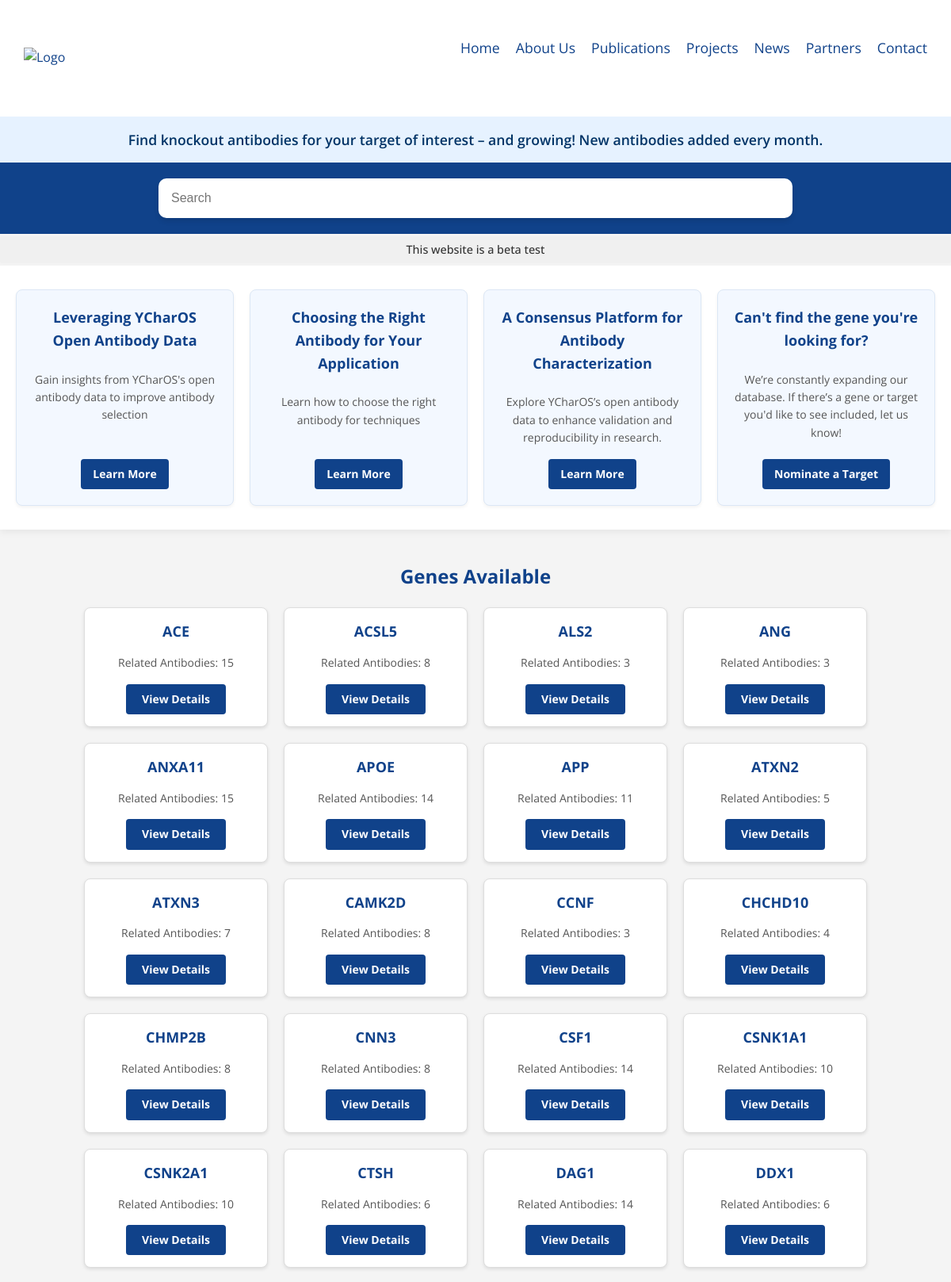
The page / (upper part) on the database its author committed.
### core/models.py (models this page shows, shortened)
class Gene(models.Model):
    name = models.CharField(max_length=100, unique=True)
    citation = models.TextField(blank=True, null=True)
    wb_image = models.ImageField(upload_to="gene_experiments/", null=True, blank=True)  # Western Blot
    ip_image = models.ImageField(upload_to="gene_experiments/", null=True, blank=True)  # IP
    icc_if_image = models.ImageField(upload_to="gene_experiments/", null=True, blank=True)  # ICC-IF
    fc_image = models.ImageField(upload_to="gene_experiments/", null=True, blank=True)  # FC
    f1000_report_link = models.URLField(blank=True, null=True)  # Add field for F1000 report link

### core/views.py (the view)
# urls.py: 2. Add a URL to urlpatterns:  path('', views.home, name='home')
def home(request):
    query = request.GET.get('search', '').strip()  # Retrieve the search query from the URL
    genes = Gene.objects.all().order_by('name')
    if query:
        genes = genes.filter(name__icontains=query).order_by('name')  # Case-insensitive partial match, ordered alphabetically
    no_results = not genes.exists() and bool(query)  # True if query exists but no genes match
    return render(request, "core/home.html", {
        "genes": genes,
        "search_query": query,  # Pass the query to pre-fill the search bar
        "no_results": no_results,  # Whether or not there are results for the query
    })

### core/templates/core/home.html (shortened to what this page needs)
<!DOCTYPE html>
<html lang="en">
<head>
    {% load static %}
    <link rel="stylesheet" href="{% static 'core/styles.css' %}">
</head>
<body class="home-page">
    <header class="header">
        <div class="logo">
            <a href="{% url 'home' %}">
                <img src="{% static 'core/logo.png' %}" alt="Logo" class="logo-img">
            </a>
        </div>
        <nav>
            <ul class="menu">
                <li><a href="{% url 'home' %}">Home</a></li>
                <li><a href="{% url 'about' %}">About Us</a></li>
                <li><a href="{% url 'publications' %}">Publications</a></li>
                <li><a href="{% url 'projects' %}">Projects</a></li>
                <li><a href="{% url 'news' %}">News</a></li>
                <li><a href="{% url 'partners' %}">Partners</a></li>
                <li><a href="{% url 'contact' %}" class="active">Contact</a></li>
            </ul>
        </nav>
    </header>
<div class="site-purpose-banner" style="background-color: #e6f2ff; padding: 15px; text-align: center; font-size: 1.1rem; font-weight: 600; color: #003366;">
     Find knockout antibodies for your target of interest – and growing! New antibodies added every month.
</div>
    <div class="search-bar-wrapper" style="position: relative;">
        <form method="get" class="search-container">
            <input
                class="search-bar"
                type="text"
                placeholder="Search"
                name="search"
                value="{{ search_query|default:'' }}"
            >
        </form>
    </div>
    <div class="beta-test-notice" style="padding: 10px 0; font-size: 0.9rem; margin-top: 3px; margin-bottom: 3px; line-height: 1;">
        This website is a beta test
    </div>
    <section class="educational-section">
<div class="edu-box">
        <h3>Leveraging YCharOS Open Antibody Data</h3>
        <p>Gain insights from YCharOS's open antibody data to improve antibody selection</p>
        <a href="https://f1000research.com/articles/12-1344" class="learn-more-button" target="_blank" rel="noopener noreferrer">Learn More</a>
     </div>
          <div class="edu-box">
        <h3>Choosing the Right Antibody for Your Application</h3>
        <p>Learn how to choose the right antibody for techniques </p>
        <a href="{% url 'resources' %}" class="learn-more-button">Learn More</a>
     </div>
     <div class="edu-box">
        <h3>A Consensus Platform for Antibody Characterization</h3>
        <p>Explore YCharOS’s open antibody data to enhance validation and reproducibility in research.</p>
        <a href="https://www.nature.com/articles/s41596-024-01095-8.epdf?sharing_token=IXXRzz7RxXpFU_UVogq6sdRgN0jAjWel9jnR3ZoTv0NSYM8h6b2wKJRmPiy1somliPIeES3xGSkoZ4ZMCeKloxqiNQkig-6xoPoUrVqkPkvetkWJe8z4Ndrr6QK7KaLT1yRgjR_QwxUQvDHeB1MF4ikyApv-qlNcjgM46HezpHo%3D" class="learn-more-button" target="_blank" rel="noopener noreferrer">Learn More</a>
     </div>
     <div class="edu-box">
        <h3>Can't find the gene you're looking for?</h3>
        <p>We’re constantly expanding our database. If there’s a gene or target you'd like to see included, let us know!</p>
        <a href="{% url 'contact' %}" class="learn-more-button">Nominate a Target</a>
    </div>
    </section>
<section class="gene-list">
    <h2>Genes Available</h2>
    <div class="gene-list-container">
        {% for gene in genes %}
        <div class="gene-box" data-name="{{ gene.name }}" data-gene-id="{{ gene.id }}">
            <h3>{{ gene.name }}</h3>
            <p>Related Antibodies: {{ gene.antibodies.count }}</p>
            <a href="{% url 'antibody_table' gene.id %}" class="details-button">View Details</a>
        </div>
        {% endfor %}
    </div>
</section>
</body>
</html>

### core/static/core/styles.css (style rules this page uses)
:root { --main-blue: #10428a; --font-primary: 'Open Sans', sans-serif; --heading-color: var(--main-blue); --background-color: #f4f4f4; --section-padding: 60px; }
html, body { overflow-x: hidden; }
body { font-family: var(--font-primary); margin: 0; padding: 0; background-color: var(--background-color); color: #333; line-height: 1.6; }
h1, h2, h3, h4, h5, h6 { font-family: var(--font-primary); color: var(--heading-color); margin-top: 0; font-weight: bold; text-align: center; }
p, li { font-family: var(--font-primary); color: #333; font-size: 1.1rem; margin-bottom: 1.5em; line-height: 1.6; }
a { color: var(--main-blue); text-decoration: none; }
.header { background-color: white; padding: 30px; display: flex; justify-content: space-between; align-items: center; margin-bottom: 0; }
.header .logo { display: flex; align-items: center; }
.header .logo-img { max-width: 150px; }
nav ul { list-style-type: none; display: flex; gap: 20px; }
nav ul li a { color: var(--main-blue); text-decoration: none; font-weight: normal; }
.cta-button, .learn-more-button { background-color: var(--main-blue); color: white; padding: 10px 30px; border-radius: 5px; text-decoration: none; transition: background-color 0.3s ease; font-weight: 500; }
.learn-more-button { display: inline-block; margin-top: auto; padding: 8px 16px; background-color: var(--main-blue); color: white; border-radius: 5px; text-decoration: none; font-weight: bold; transition: background-color 0.3s ease; }
html, body { height: 100%; margin: 0; }
.search-bar-wrapper { width: 100%; background-color: var(--main-blue); padding: 20px 0; display: flex; justify-content: center; }
.search-container { width: 70%; max-width: 800px; display: flex; align-items: center; background-color: white; box-shadow: 0 4px 6px rgba(0, 0, 0, 0.1); border-radius: 10px; overflow: hidden; border: none; }
.search-bar { flex: 1; padding: 15px 20px; border: none; outline: none; font-size: 1rem; background-color: transparent; }
.educational-section { display: flex; justify-content: center; gap: 20px; padding: 30px 20px; background-color: #ffffff; box-shadow: 0 4px 8px rgba(0, 0, 0, 0.05); margin-bottom: 20px; }
.edu-box { background-color: #f3f8ff; border: 1px solid #dce7f5; border-radius: 8px; padding: 20px; width: 260px; text-align: center; box-shadow: 0 2px 4px rgba(0, 0, 0, 0.05); display: flex; flex-direction: column; justify-content: space-between; }
.edu-box h3 { color: #10428a; font-size: 18px; margin-bottom: 10px; }
.edu-box p { font-size: 14px; color: #555; margin-bottom: 15px; flex-grow: 1; }
.learn-more-button { display: inline-block; background-color: #10428a; color: white; padding: 8px 15px; text-decoration: none; border-radius: 4px; font-size: 14px; font-weight: bold; transition: background-color 0.3s; width: fit-content; margin: 0 auto; }
.gene-list { text-align: center; padding: 20px 0; }
.gene-list h2 { color: #10428a; margin-bottom: 20px; }
.gene-list-container { display: flex; flex-wrap: wrap; gap: 20px; justify-content: center; }
.gene-box { background-color: white; border: 1px solid #ddd; border-radius: 8px; width: 200px; padding: 15px; text-align: center; box-shadow: 0 2px 4px rgba(0, 0, 0, 0.1); transition: transform 0.3s, box-shadow 0.3s; }
.gene-box h3 { color: #10428a; font-size: 18px; margin-bottom: 10px; }
.gene-box p { font-size: 14px; color: #555; margin-bottom: 15px; }
.details-button { display: inline-block; background-color: #10428a; color: white; padding: 8px 20px; border: none; border-radius: 4px; text-decoration: none; font-size: 14px; font-weight: bold; cursor: pointer; transition: background-color 0.3s ease; }
.search-bar-wrapper { position: relative; width: 100%; background-color: var(--main-blue); padding: 20px 0; display: flex; justify-content: center; }
.search-bar { width: 100%; max-width: 700px; padding: 16px; font-size: 16px; border-radius: 5px; }
.beta-test-notice { text-align: center; background-color: #f0f0f0; color: #333; font-weight: 500; font-size: 0.65rem; margin-top: 5px; border-radius: 2px; }
.site-purpose-banner { background-color: #e6f2ff; padding: 12px; text-align: center; font-size: 1rem; font-weight: 500; color: #003366; }

### rows shown on the page
Gene: name "ACE", antibodies.count "15"
Gene: name "ACSL5", antibodies.count "8"
Gene: name "ALS2", antibodies.count "3"
Gene: name "ANG", antibodies.count "3"
Gene: name "ANXA11", antibodies.count "15"
Gene: name "APOE", antibodies.count "14"
Gene: name "APP", antibodies.count "11"
Gene: name "ATXN2", antibodies.count "5"
Gene: name "ATXN3", antibodies.count "7"
Gene: name "CAMK2D", antibodies.count "8"
Gene: name "CCNF", antibodies.count "3"
Gene: name "CHCHD10", antibodies.count "4"
Gene: name "CHMP2B", antibodies.count "8"
Gene: name "CNN3", antibodies.count "8"
Gene: name "CSF1", antibodies.count "14"
Gene: name "CSNK1A1", antibodies.count "10"
Gene: name "CSNK2A1", antibodies.count "10"
Gene: name "CTSH", antibodies.count "6"
Gene: name "DAG1", antibodies.count "14"
Gene: name "DDX1", antibodies.count "6"
